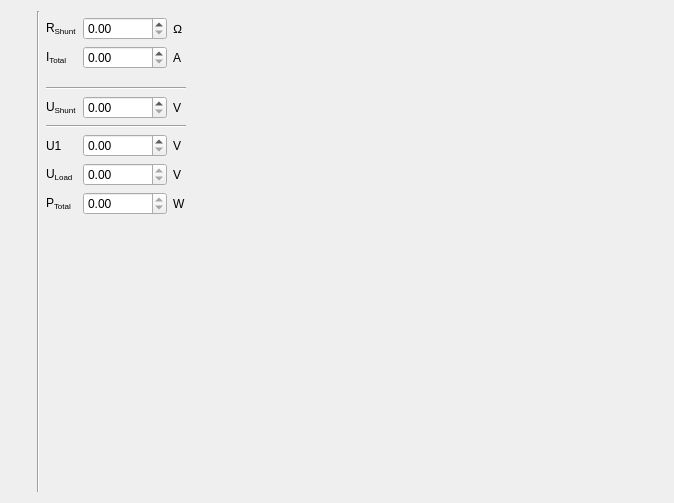
<?xml version="1.0" encoding="UTF-8"?>
<ui version="4.0">
 <class>Shunt</class>
 <widget class="QWidget" name="Shunt">
  <property name="geometry">
   <rect>
    <x>0</x>
    <y>0</y>
    <width>674</width>
    <height>503</height>
   </rect>
  </property>
  <property name="windowTitle">
   <string>Form</string>
  </property>
  <layout class="QGridLayout" name="gridLayout">
   <item row="8" column="4">
    <widget class="QLabel" name="label_8">
     <property name="text">
      <string>V</string>
     </property>
    </widget>
   </item>
   <item row="11" column="2">
    <widget class="QLabel" name="label_7">
     <property name="text">
      <string>&lt;html&gt;&lt;head/&gt;&lt;body&gt;&lt;p&gt;U&lt;span style=&quot; vertical-align:sub;&quot;&gt;Load&lt;/span&gt;&lt;/p&gt;&lt;/body&gt;&lt;/html&gt;</string>
     </property>
    </widget>
   </item>
   <item row="7" column="2" colspan="3">
    <widget class="Line" name="line_2">
     <property name="orientation">
      <enum>Qt::Orientation::Horizontal</enum>
     </property>
    </widget>
   </item>
   <item row="11" column="3">
    <widget class="QDoubleSpinBox" name="spinULoad">
     <property name="readOnly">
      <bool>true</bool>
     </property>
     <property name="maximum">
      <double>1000000000.000000000000000</double>
     </property>
    </widget>
   </item>
   <item row="14" column="0">
    <spacer name="verticalSpacer_5">
     <property name="orientation">
      <enum>Qt::Orientation::Vertical</enum>
     </property>
     <property name="sizeHint" stdset="0">
      <size>
       <width>20</width>
       <height>168</height>
      </size>
     </property>
    </spacer>
   </item>
   <item row="2" column="1" rowspan="13">
    <widget class="Line" name="line">
     <property name="orientation">
      <enum>Qt::Orientation::Vertical</enum>
     </property>
    </widget>
   </item>
   <item row="3" column="2">
    <widget class="QLabel" name="label_5">
     <property name="text">
      <string>&lt;html&gt;&lt;head/&gt;&lt;body&gt;&lt;p&gt;R&lt;span style=&quot; vertical-align:sub;&quot;&gt;Shunt&lt;/span&gt;&lt;/p&gt;&lt;/body&gt;&lt;/html&gt;</string>
     </property>
    </widget>
   </item>
   <item row="12" column="4">
    <widget class="QLabel" name="label_11">
     <property name="text">
      <string>W</string>
     </property>
    </widget>
   </item>
   <item row="12" column="2">
    <widget class="QLabel" name="label_10">
     <property name="text">
      <string>P&lt;sub&gt;Total</string>
     </property>
    </widget>
   </item>
   <item row="8" column="2">
    <widget class="QLabel" name="label_3">
     <property name="text">
      <string>&lt;html&gt;&lt;head/&gt;&lt;body&gt;&lt;p&gt;U&lt;span style=&quot; vertical-align:sub;&quot;&gt;Shunt&lt;/span&gt;&lt;/p&gt;&lt;/body&gt;&lt;/html&gt;</string>
     </property>
    </widget>
   </item>
   <item row="4" column="3">
    <widget class="QDoubleSpinBox" name="spinITotal">
     <property name="maximum">
      <double>1000000000.000000000000000</double>
     </property>
    </widget>
   </item>
   <item row="14" column="3">
    <spacer name="verticalSpacer_6">
     <property name="orientation">
      <enum>Qt::Orientation::Vertical</enum>
     </property>
     <property name="sizeHint" stdset="0">
      <size>
       <width>20</width>
       <height>168</height>
      </size>
     </property>
    </spacer>
   </item>
   <item row="13" column="3">
    <spacer name="verticalSpacer">
     <property name="orientation">
      <enum>Qt::Orientation::Vertical</enum>
     </property>
     <property name="sizeHint" stdset="0">
      <size>
       <width>20</width>
       <height>40</height>
      </size>
     </property>
    </spacer>
   </item>
   <item row="8" column="3">
    <widget class="QDoubleSpinBox" name="spinU2">
     <property name="maximum">
      <double>1000000000.000000000000000</double>
     </property>
    </widget>
   </item>
   <item row="9" column="2" colspan="3">
    <widget class="Line" name="line_3">
     <property name="orientation">
      <enum>Qt::Orientation::Horizontal</enum>
     </property>
    </widget>
   </item>
   <item row="3" column="4">
    <widget class="QLabel" name="label_9">
     <property name="text">
      <string>Ω</string>
     </property>
    </widget>
   </item>
   <item row="4" column="4">
    <widget class="QLabel" name="label_2">
     <property name="sizePolicy">
      <sizepolicy hsizetype="Maximum" vsizetype="Preferred">
       <horstretch>0</horstretch>
       <verstretch>0</verstretch>
      </sizepolicy>
     </property>
     <property name="text">
      <string>A</string>
     </property>
    </widget>
   </item>
   <item row="2" column="0" rowspan="12">
    <widget class="QLabel" name="label">
     <property name="text">
      <string/>
     </property>
     <property name="pixmap">
      <pixmap resource="../../rc/vodi.qrc">:/pic/pic/shunt.png</pixmap>
     </property>
     <property name="scaledContents">
      <bool>false</bool>
     </property>
    </widget>
   </item>
   <item row="4" column="2">
    <widget class="QLabel" name="label_4">
     <property name="sizePolicy">
      <sizepolicy hsizetype="Maximum" vsizetype="Preferred">
       <horstretch>0</horstretch>
       <verstretch>0</verstretch>
      </sizepolicy>
     </property>
     <property name="text">
      <string>&lt;html&gt;&lt;head/&gt;&lt;body&gt;&lt;p&gt;I&lt;span style=&quot; vertical-align:sub;&quot;&gt;Total&lt;/span&gt;&lt;/p&gt;&lt;/body&gt;&lt;/html&gt;</string>
     </property>
    </widget>
   </item>
   <item row="11" column="4">
    <widget class="QLabel" name="label_6">
     <property name="text">
      <string>V</string>
     </property>
    </widget>
   </item>
   <item row="12" column="3">
    <widget class="QDoubleSpinBox" name="spinPTotal">
     <property name="readOnly">
      <bool>true</bool>
     </property>
     <property name="maximum">
      <double>1000000000.000000000000000</double>
     </property>
    </widget>
   </item>
   <item row="8" column="5">
    <spacer name="horizontalSpacer_4">
     <property name="orientation">
      <enum>Qt::Orientation::Horizontal</enum>
     </property>
     <property name="sizeHint" stdset="0">
      <size>
       <width>141</width>
       <height>20</height>
      </size>
     </property>
    </spacer>
   </item>
   <item row="3" column="3">
    <widget class="QDoubleSpinBox" name="spinRShunt">
     <property name="maximum">
      <double>1000000000.000000000000000</double>
     </property>
    </widget>
   </item>
   <item row="10" column="2">
    <widget class="QLabel" name="label_12">
     <property name="text">
      <string>U1</string>
     </property>
    </widget>
   </item>
   <item row="10" column="3">
    <widget class="QDoubleSpinBox" name="spinU1">
     <property name="maximum">
      <double>1000000000.000000000000000</double>
     </property>
    </widget>
   </item>
   <item row="10" column="4">
    <widget class="QLabel" name="label_13">
     <property name="text">
      <string>V</string>
     </property>
    </widget>
   </item>
  </layout>
 </widget>
 <tabstops>
  <tabstop>spinRShunt</tabstop>
  <tabstop>spinITotal</tabstop>
  <tabstop>spinU2</tabstop>
  <tabstop>spinU1</tabstop>
  <tabstop>spinULoad</tabstop>
  <tabstop>spinPTotal</tabstop>
 </tabstops>
 <resources>
  <include location="../../rc/vodi.qrc"/>
 </resources>
 <connections/>
</ui>
